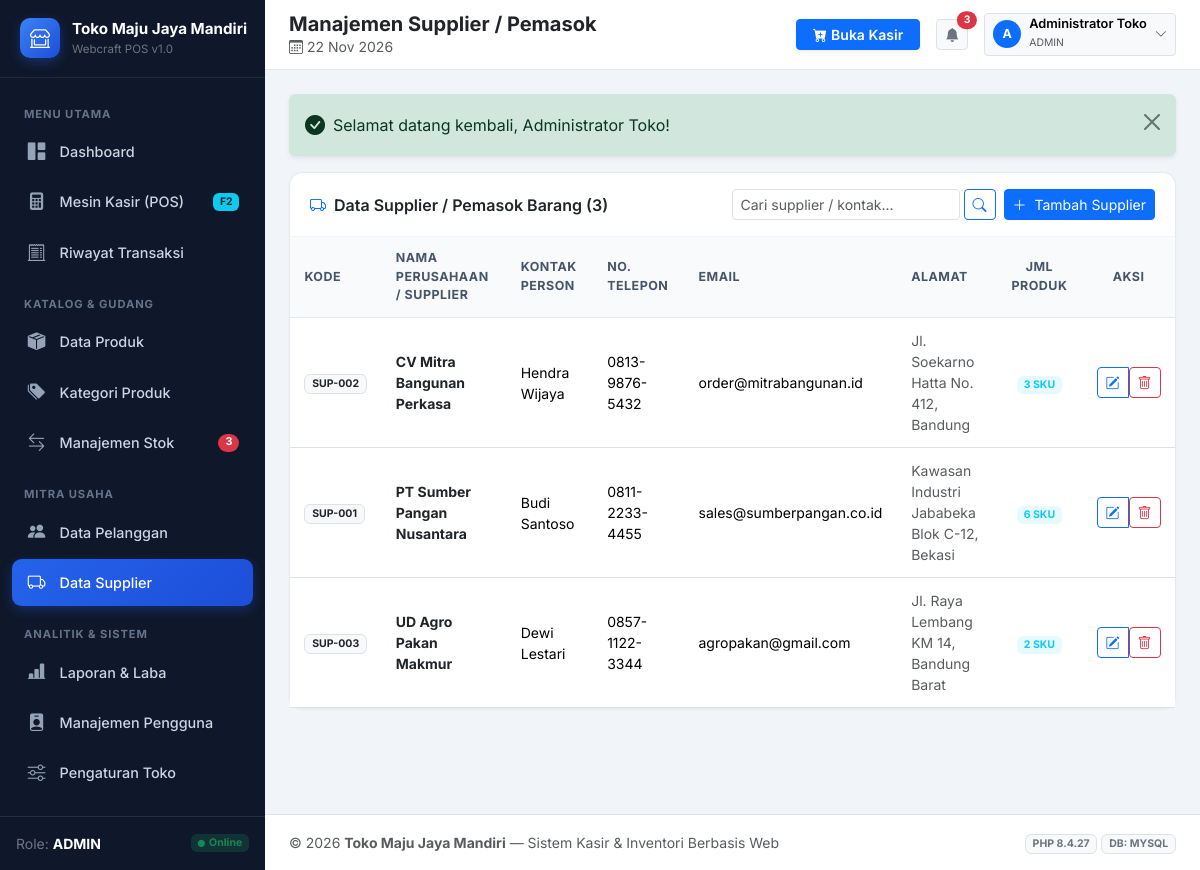
Screenshot of /index.php?page=suppliers (signed in) with the database file from the repository.
### tables this page shows
CREATE TABLE `store_settings` (
    `id` INT UNSIGNED PRIMARY KEY DEFAULT 1,
    `store_name` VARCHAR(150) NOT NULL DEFAULT 'Webcraft POS UMKM',
    `store_tagline` VARCHAR(200) DEFAULT 'Solusi Kasir & Inventori Terpadu',
    `address` VARCHAR(500) DEFAULT NULL,
    `phone` VARCHAR(30) DEFAULT NULL,
    `email` VARCHAR(100) DEFAULT NULL,
    `logo_path` VARCHAR(255) DEFAULT NULL,
    `receipt_header` VARCHAR(500) DEFAULT NULL,
    `receipt_footer` VARCHAR(500) DEFAULT 'Terima kasih telah berbelanja di toko kami! Barang yang sudah dibeli tidak dapat ditukar/dikembalikan kecuali ada perjanjian.',
    `show_logo_on_receipt` TINYINT(1) NOT NULL DEFAULT 1,
    `show_cashier_on_receipt` TINYINT(1) NOT NULL DEFAULT 1,
    `show_customer_on_receipt` TINYINT(1) NOT NULL DEFAULT 1,
    `receipt_paper_width` ENUM('58mm', '80mm') NOT NULL DEFAULT '80mm',
    `currency_symbol` VARCHAR(10) NOT NULL DEFAULT 'Rp',
    `updated_at` TIMESTAMP DEFAULT CURRENT_TIMESTAMP ON UPDATE CURRENT_TIMESTAMP
);

CREATE TABLE `suppliers` (
    `id` INT UNSIGNED AUTO_INCREMENT PRIMARY KEY,
    `code` VARCHAR(30) NOT NULL UNIQUE,
    `name` VARCHAR(150) NOT NULL,
    `contact_person` VARCHAR(100) DEFAULT NULL,
    `phone` VARCHAR(30) DEFAULT NULL,
    `email` VARCHAR(100) DEFAULT NULL,
    `address` VARCHAR(500) DEFAULT NULL,
    `created_at` TIMESTAMP DEFAULT CURRENT_TIMESTAMP,
    `updated_at` TIMESTAMP DEFAULT CURRENT_TIMESTAMP ON UPDATE CURRENT_TIMESTAMP
);

### views/partners/suppliers.php (the view, shortened to what the rows shown need)
<div class="card">
    <div class="card-header d-flex flex-wrap justify-content-between align-items-center gap-2">
        <span><i class="bi bi-truck text-primary me-2"></i>Data Supplier / Pemasok Barang (<?= count($suppliers) ?>)</span>
        <div class="d-flex flex-wrap gap-2">
            <form method="GET" action="<?= e(base_url('index.php')) ?>" class="d-flex gap-1">
                <input type="text" name="search" class="form-control form-control-sm" value="<?= e($search) ?>" placeholder="Cari supplier / kontak...">
                <button type="submit" class="btn btn-outline-primary btn-sm"><i class="bi bi-search"></i></button>
            </form>
            <?php if (is_admin()): ?>
                <button type="button" class="btn btn-primary btn-sm" data-bs-toggle="modal" data-bs-target="#modalAddSupplier">
                    <i class="bi bi-plus-lg me-1"></i> Tambah Supplier
                </button>
            <?php endif; ?>
        </div>
    </div>
    <div class="table-responsive">
        <table class="table table-hover mb-0 small">
            <thead>
                <tr>
                    <th>Kode</th>
                    <th>Nama Perusahaan / Supplier</th>
                    <th>Kontak Person</th>
                    <th>No. Telepon</th>
                    <th>Email</th>
                    <th>Alamat</th>
                    <th class="text-center">Jml Produk</th>
                    <?php if (is_admin()): ?>
                        <th class="text-center">Aksi</th>
                    <?php endif; ?>
                </tr>
            </thead>
            <tbody>
                <?php if (empty($suppliers)): ?>
                    <tr>
                        <td colspan="<?= is_admin() ? 8 : 7 ?>" class="text-center py-4 text-muted">Tidak ada data supplier ditemukan.</td>
                    </tr>
                <?php else: ?>
                    <?php foreach ($suppliers as $s): ?>
                        <tr>
                            <td><span class="badge bg-light text-dark border"><?= e($s['code']) ?></span></td>
                            <td class="fw-bold text-dark"><?= e($s['name']) ?></td>
                            <td><?= e($s['contact_person'] ?: '-') ?></td>
                            <td><?= e($s['phone'] ?: '-') ?></td>
                            <td><?= e($s['email'] ?: '-') ?></td>
                            <td class="text-muted"><?= e($s['address'] ?: '-') ?></td>
                            <td class="text-center">
                                <span class="badge bg-info bg-opacity-10 text-info"><?= (int) $s['product_count'] ?> SKU</span>
                            </td>
                            <?php if (is_admin()): ?>
                                <td class="text-center">
                                    <div class="btn-group btn-group-sm">
                                        <button type="button" class="btn btn-outline-primary"
                                                onclick='openEditSupplierModal(<?= json_encode($s, JSON_HEX_APOS | JSON_HEX_QUOT) ?>)'
                                                title="Ubah Supplier">
                                            <i class="bi bi-pencil-square"></i>
                                        </button>
                                        <form method="POST" action="<?= e(route_url('supplier_delete')) ?>" class="d-inline js-confirm-delete"
                                              data-confirm="Hapus supplier '<?= e($s['name']) ?>'?">
                                            <button type="submit" class="btn btn-outline-danger btn-sm" title="Hapus">
                                                <i class="bi bi-trash"></i>
                                            </button>
                                        </form>
                                    </div>
                                </td>
                            <?php endif; ?>
                        </tr>
                    <?php endforeach; ?>
                <?php endif; ?>
            </tbody>
        </table>
    </div>
</div>

### views/layouts/header.php (shortened to what the rows shown need)
<?php
$authUser = current_user();
$storeName = $storeSettings['store_name'] ?? 'Webcraft POS';
$logoPath = $storeSettings['logo_path'] ?? null;
?>
<!DOCTYPE html>
<html lang="id">
<head>
    <link href="https://cdn.jsdelivr.net/npm/bootstrap@5.3.3/dist/css/bootstrap.min.css" rel="stylesheet">
    <link href="https://cdn.jsdelivr.net/npm/bootstrap-icons@1.11.3/font/bootstrap-icons.min.css" rel="stylesheet">
    <link href="<?= e(asset_url('assets/css/style.css')) ?>" rel="stylesheet">
</head>
<body>
<div class="app-wrapper">
    <aside class="app-sidebar" id="appSidebar">
        <div class="d-flex align-items-center justify-content-between pe-2">
            <a href="<?= e(route_url('dashboard')) ?>" class="sidebar-brand flex-grow-1">
                <?php if (!empty($logoPath)): ?>
                    <img src="<?= e(asset_url($logoPath)) ?>" alt="Logo" class="rounded" style="width:40px;height:40px;object-fit:cover;">
                <?php else: ?>
                    <div class="sidebar-brand-icon">
                        <i class="bi bi-shop-window"></i>
                    </div>
                <?php endif; ?>
                <div class="overflow-hidden">
                    <div class="fw-bold text-truncate" style="font-size:0.95rem;"><?= e($storeName) ?></div>
                    <div class="text-secondary" style="font-size:0.72rem;">Webcraft POS v1.0</div>
                </div>
            </a>
        </div>
        <nav class="sidebar-nav">
            <div class="sidebar-heading">Menu Utama</div>
            <a href="<?= e(route_url('dashboard')) ?>" class="sidebar-link <?= is_active_page('dashboard') ?>">
                <i class="bi bi-grid-1x2-fill"></i>
                <span>Dashboard</span>
            </a>
            <a href="<?= e(route_url('pos')) ?>" class="sidebar-link <?= is_active_page('pos') ?>">
                <i class="bi bi-calculator-fill"></i>
                <span>Mesin Kasir (POS)</span>
                <span class="badge bg-info text-dark ms-auto" style="font-size:0.65rem;">F2</span>
            </a>
            <a href="<?= e(route_url('transactions')) ?>" class="sidebar-link <?= is_active_page('transactions') ?>">
                <i class="bi bi-receipt-cutoff"></i>
                <span>Riwayat Transaksi</span>
            </a>
            <div class="sidebar-heading mt-2">Katalog &amp; Gudang</div>
            <a href="<?= e(route_url('products')) ?>" class="sidebar-link <?= is_active_page('products') ?>">
                <i class="bi bi-box-seam-fill"></i>
                <span>Data Produk</span>
            </a>
            <a href="<?= e(route_url('categories')) ?>" class="sidebar-link <?= is_active_page('categories') ?>">
                <i class="bi bi-tags-fill"></i>
                <span>Kategori Produk</span>
            </a>
            <a href="<?= e(route_url('stock')) ?>" class="sidebar-link <?= is_active_page('stock') ?>">
                <i class="bi bi-arrow-left-right"></i>
                <span>Manajemen Stok</span>
                <?php if (($lowStockCount ?? 0) > 0): ?>
                    <span class="badge rounded-pill bg-danger ms-auto" title="Stok Menipis"><?= (int) $lowStockCount ?></span>
                <?php endif; ?>
            </a>
            <div class="sidebar-heading mt-2">Mitra Usaha</div>
            <a href="<?= e(route_url('customers')) ?>" class="sidebar-link <?= is_active_page('customers') ?>">
                <i class="bi bi-people-fill"></i>
                <span>Data Pelanggan</span>
            </a>
            <a href="<?= e(route_url('suppliers')) ?>" class="sidebar-link <?= is_active_page('suppliers') ?>">
                <i class="bi bi-truck"></i>
                <span>Data Supplier</span>
            </a>
            <?php if (is_admin()): ?>
                <div class="sidebar-heading mt-2">Analitik &amp; Sistem</div>
                <a href="<?= e(route_url('reports')) ?>" class="sidebar-link <?= is_active_page('reports') ?>">
                    <i class="bi bi-bar-chart-line-fill"></i>
                    <span>Laporan &amp; Laba</span>
                </a>
                <a href="<?= e(route_url('users')) ?>" class="sidebar-link <?= is_active_page('users') ?>">
                    <i class="bi bi-person-badge-fill"></i>
                    <span>Manajemen Pengguna</span>
                </a>
                <a href="<?= e(route_url('settings')) ?>" class="sidebar-link <?= is_active_page('settings') ?>">
                    <i class="bi bi-sliders"></i>
                    <span>Pengaturan Toko</span>
                </a>
            <?php endif; ?>
        </nav>
        <div class="p-3 border-top border-secondary border-opacity-25">
            <div class="d-flex align-items-center justify-content-between small text-secondary">
                <span>Role: <strong class="text-uppercase text-white"><?= e($authUser['role'] ?? 'kasir') ?></strong></span>
                <span class="badge bg-success bg-opacity-25 text-success"><i class="bi bi-circle-fill me-1" style="font-size:0.45rem;"></i>Online</span>
            </div>
        </div>
    </aside>
    <div class="app-main">
        <header class="app-topbar">
            <div class="d-flex align-items-center gap-3">
                <div>
                    <h1 class="h5 mb-0 fw-bold text-dark"><?= e($pageTitle ?? 'Dashboard') ?></h1>
                    <div class="text-muted small d-none d-sm-block">
                        <i class="bi bi-calendar3 me-1"></i><?= e(tanggal_indo(date('Y-m-d'))) ?>
                    </div>
                </div>
            </div>
            <div class="d-flex align-items-center gap-2 gap-md-3">
                <?php if (($_GET['page'] ?? '') !== 'pos'): ?>
                    <a href="<?= e(route_url('pos')) ?>" class="btn btn-primary btn-sm fw-semibold d-flex align-items-center gap-1 px-3 shadow-sm">
                        <i class="bi bi-cart-plus-fill"></i>
                        <span class="d-none d-md-inline">Buka Kasir</span>
                    </a>
                <?php endif; ?>
                <div class="dropdown">
                    <button class="btn btn-light border btn-sm position-relative" type="button" data-bs-toggle="dropdown" aria-expanded="false" title="Notifikasi Stok Menipis">
                        <i class="bi bi-bell-fill text-secondary"></i>
                        <?php if (($lowStockCount ?? 0) > 0): ?>
                            <span class="position-absolute top-0 start-100 translate-middle badge rounded-pill bg-danger" style="font-size:0.65rem;">
                                <?= (int) $lowStockCount ?>
                            </span>
                        <?php endif; ?>
                    </button>
                </div>
                <div class="dropdown">
                    <button class="btn btn-light border btn-sm d-flex align-items-center gap-2 px-2 py-1" type="button" data-bs-toggle="dropdown" aria-expanded="false">
                        <div class="rounded-circle bg-primary text-white d-flex align-items-center justify-content-center fw-bold" style="width:28px;height:28px;font-size:0.78rem;">
                            <?= e(strtoupper(substr($authUser['name'] ?? 'U', 0, 1))) ?>
                        </div>
                        <div class="text-start d-none d-sm-block">
                            <div class="fw-semibold lh-1" style="font-size:0.8rem;"><?= e($authUser['name'] ?? 'User') ?></div>
                            <small class="text-muted text-uppercase" style="font-size:0.65rem;"><?= e($authUser['role'] ?? 'kasir') ?></small>
                        </div>
                        <i class="bi bi-chevron-down small text-muted"></i>
                    </button>
                </div>
            </div>
        </header>
        <main class="app-content">
            <?php foreach (get_flashes() as $flash): ?>
                <div class="alert alert-<?= e($flash['type']) ?> alert-dismissible fade show shadow-sm border-0 mb-3" role="alert">
                    <div class="d-flex align-items-center gap-2">
                        <?php if ($flash['type'] === 'success'): ?>
                            <i class="bi bi-check-circle-fill fs-5"></i>
                        <?php elseif ($flash['type'] === 'danger'): ?>
                            <i class="bi bi-x-circle-fill fs-5"></i>
                        <?php else: ?>
                            <i class="bi bi-exclamation-triangle-fill fs-5"></i>
                        <?php endif; ?>
                        <div><?= e($flash['message']) ?></div>
                    </div>
                    <button type="button" class="btn-close" data-bs-dismiss="alert" aria-label="Close"></button>
                </div>
            <?php endforeach; ?>

### views/layouts/footer.php (shortened to what the rows shown need)
        </main>
        <footer class="bg-white border-top py-3 px-4 mt-auto">
            <div class="d-flex flex-column flex-sm-row justify-content-between align-items-center small text-muted gap-2">
                <div>
                    &copy; <?= date('Y') ?> <strong><?= e($storeSettings['store_name'] ?? 'Webcraft POS') ?></strong> &mdash; Sistem Kasir &amp; Inventori Berbasis Web
                </div>
                <div>
                    <span class="badge bg-light text-secondary border">PHP <?= PHP_VERSION ?></span>
                    <span class="badge bg-light text-secondary border">DB: <?= strtoupper(\App\Core\Database::getDriver()) ?></span>
                </div>
            </div>
        </footer>
    </div>
</div>
</body>
</html>

### rows the page displays
store_settings: store_name "Toko Maju Jaya Mandiri"
suppliers: code "SUP-002", name "CV Mitra Bangunan Perkasa", contact_person "Hendra Wijaya", phone "0813-9876-5432", email "order@mitrabangunan.id", address "Jl. Soekarno Hatta No. 412, Bandung", product_count "3"
suppliers: code "SUP-001", name "PT Sumber Pangan Nusantara", contact_person "Budi Santoso", phone "0811-2233-4455", email "sales@sumberpangan.co.id", address "Kawasan Industri Jababeka Blok C-12, Bekasi", product_count "6"
suppliers: code "SUP-003", name "UD Agro Pakan Makmur", contact_person "Dewi Lestari", phone "0857-1122-3344", email "agropakan@gmail.com", address "Jl. Raya Lembang KM 14, Bandung Barat", product_count "2"

### other values shown
$lowStockCount "3"
$authUser['role'] "ADMIN"
$pageTitle "Manajemen Supplier / Pemasok"
substr($authUser['name'] ?? 'U', 0, 1) "A"
$authUser['name'] "Administrator Toko"
$flash['message'] "Selamat datang kembali, Administrator Toko!"
count($suppliers) "3"
PHP_VERSION "8.4.27"
